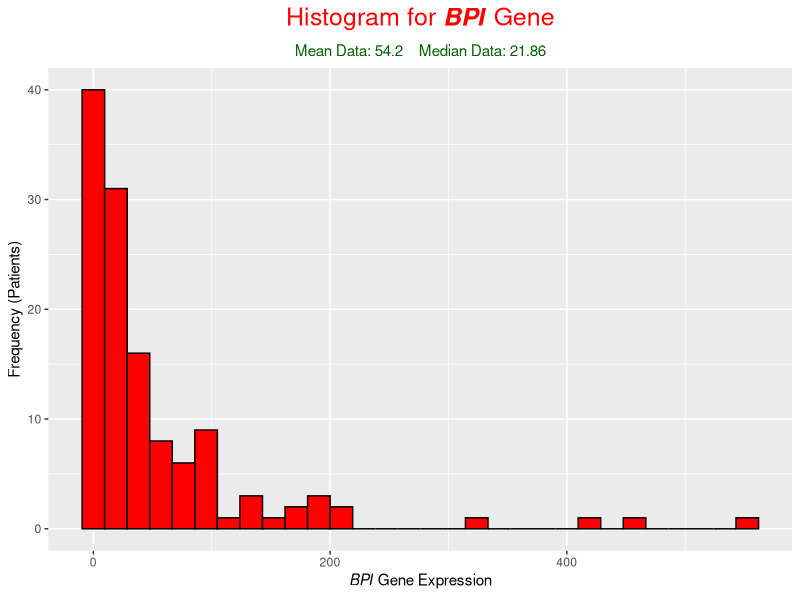
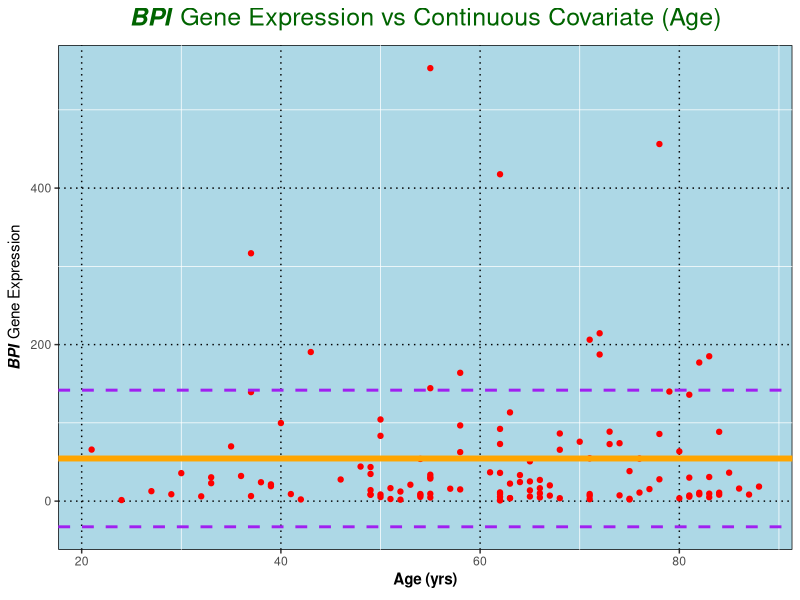
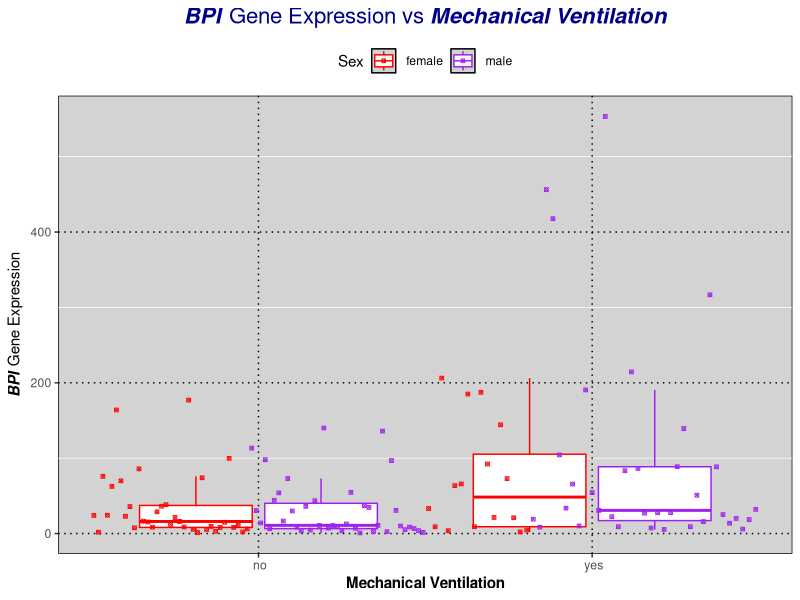
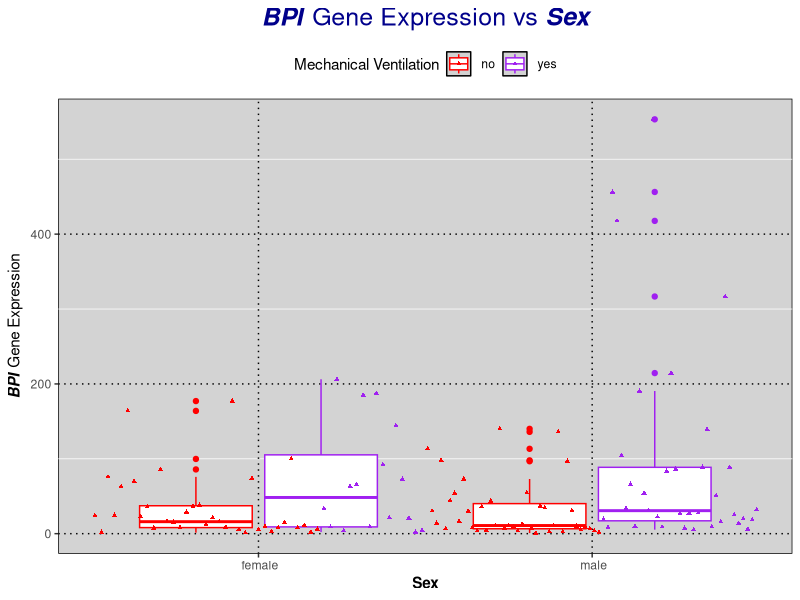
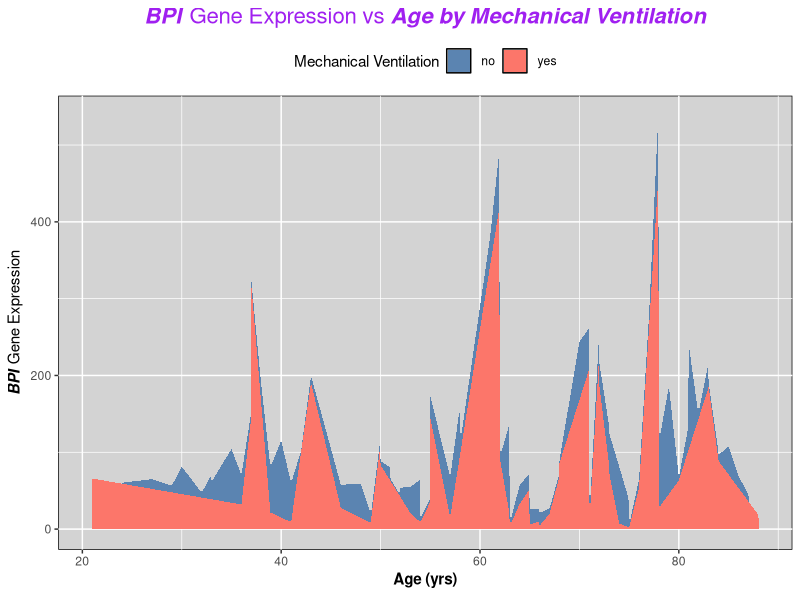
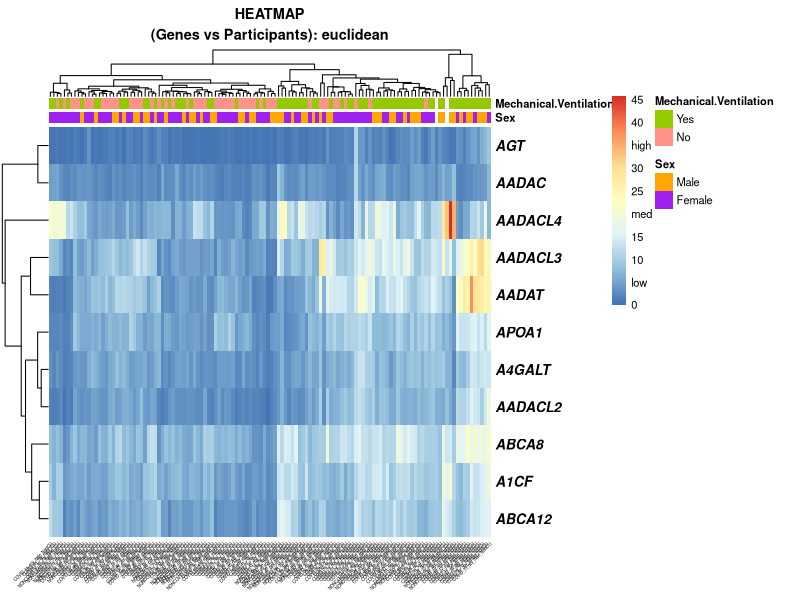
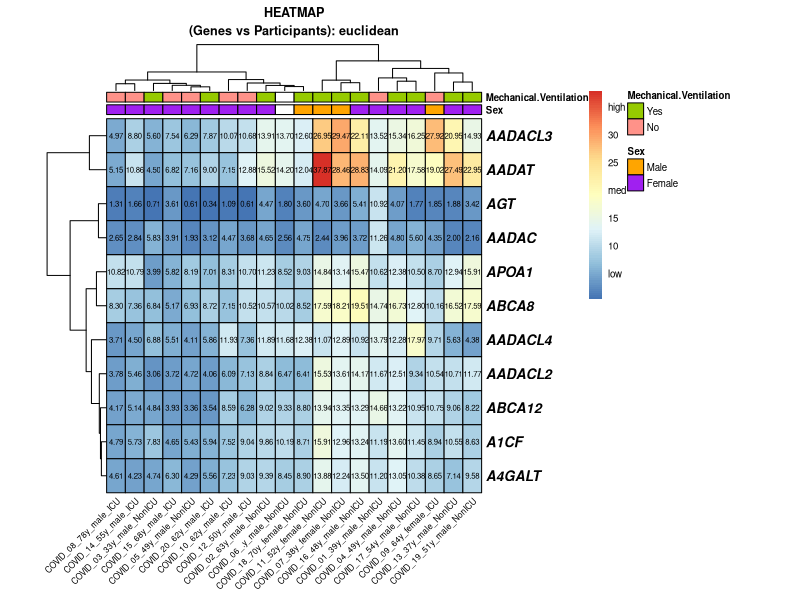

The R script that drew these images, in order:
## ---- chunk 1
knitr::opts_chunk$set(echo = TRUE)
## ---- chunk 2
plot_creation <- function(data_gene, gene_list, covariate, categorical_covariate_list) {
    library(dplyr)
    library(ggplot2)
    library(ggpubr)
    meta_data <- read.csv(file = "QBS103_finalProject_metadata.csv")
    gene1 = toString(gene_list[1])
    category1 = tools::toTitleCase(gsub("_", " ", toString(categorical_covariate_list[1])))
    category2 = tools::toTitleCase(gsub("_", " ", toString(categorical_covariate_list[2])))
    linked_data1 <- data.frame(
        "Participant_ID" = meta_data$participant_id,
        "Age" = strtoi(meta_data[[covariate]]),
        # Newly added continuous covariate
        "Days" = meta_data$hospital.free_days_post_45_day_followup,
        "charlson_score" = strtoi(meta_data$charlson_score),
        "Categorical2" = meta_data[[toString(categorical_covariate_list[2])]],
        "Categorical" = meta_data[[toString(categorical_covariate_list[1])]],
        "Categorical3" = meta_data[[toString(categorical_covariate_list[3])]],
        "Categorical4" = meta_data[[toString(categorical_covariate_list[4])]],
        "Gene_Value" = as.numeric(data_gene[[gene1]])
      )
    # Histogram for gene expressions
    gene_hist <- ggplot(linked_data1, aes(x = Gene_Value)) +
      geom_histogram(fill = "red", color = "black") +
      labs(
        title = substitute(paste("Histogram for ", bolditalic(gene1), " Gene")),
        subtitle = paste("Mean Data:", round(mean(linked_data1$Gene_Value, na.rm = TRUE), 2), "   Median Data:", 
                         median(linked_data1$Gene_Value, na.rm = TRUE)),
        x = substitute(paste(italic(gene1), " Gene Expression")),
        y = "Frequency (Patients)"
      ) +
      theme(plot.title = element_text(size = 18, color = "red", hjust = 1/2),
            plot.subtitle = element_text(color = "darkgreen", hjust = 1/2)) 
      # Added a mean and median value for the BPI gene expression and ignore all the NA values


    # Scatter plots
    linked_remove_null1 <- linked_data1[complete.cases(linked_data1),]
    gene_scatter <- ggplot(linked_remove_null1, aes(x = Age, y = Gene_Value)) +
      geom_point(color = "red") +
      labs(
        title = substitute(paste(bolditalic(gene1), " Gene Expression vs Continuous Covariate (Age)")),
        x = expression(bold("Age (yrs)")),
        y = substitute(paste(bolditalic(gene1), " Gene Expression"))
      ) +
      theme(plot.title = element_text(size = 18, color = "darkgreen", hjust = 1/2),
            panel.background = element_rect(fill = '#ADD8E6', color = 'black'),
            panel.grid.major = element_line(color = 'black', linetype = 'dotted')) +
      geom_hline(yintercept = mean(linked_remove_null1$Gene_Value), color = "orange", size = 2) +
      geom_hline(yintercept = mean(linked_remove_null1$Gene_Value) + sd(linked_remove_null1$Gene_Value), 
                 linetype = "dashed", color = "purple", size = 1) +
      geom_hline(yintercept = mean(linked_remove_null1$Gene_Value) - sd(linked_remove_null1$Gene_Value), 
                 linetype = "dashed", color = "purple", size = 1) 
      # There are no one outside the age of 10 or 100 so set the limit between these 2 values
      scale_x_continuous(limits = c(10, 100))
    # Box plot
    # Remove the unknown sex value to clean up the data
    linked_remove_unknown1 = linked_data1[which(linked_data1$Categorical2 != " unknown"), ]
    gene_icuplot <- ggplot(linked_remove_unknown1, aes(x = Categorical, y = Gene_Value, color = Categorical2)) +
      geom_boxplot(outlier.color = NA) +
      labs(title = substitute(paste(bolditalic(gene1), " Gene Expression vs ", bolditalic(category1))),
        x = substitute(paste(bold(category1))),
        y = substitute(paste(bolditalic(gene1), " Gene Expression"))
      ) +
      theme(plot.title = element_text(size = 16, color = "darkblue", hjust = 1/2),
            panel.background = element_rect(fill = 'lightgray', color = 'black'),
            panel.grid.major = element_line(color = 'black', linetype = 'dotted'),
            legend.position = "top") +
      # Add a jitter
      geom_jitter(shape = 13, size = 1, aes(color = Categorical2), position = position_dodge2(1)) +
      guides(color = guide_legend(title = category2)) +
      scale_color_manual(values = c("red","purple"))

    
    gene_sexplot <- ggplot(linked_remove_unknown1, aes(x = Categorical2, y = Gene_Value, color = Categorical)) +
      geom_boxplot() +
      labs(title = substitute(paste(bolditalic(gene1), " Gene Expression vs ", bolditalic(category2))),
        x = substitute(paste(bold(category2))),
        y = substitute(paste(bolditalic(gene1), " Gene Expression"))
      ) +
      theme(plot.title = element_text(size = 18, color = "darkblue", hjust = 1/2),
            panel.background = element_rect(fill = 'lightgray', color = 'black'),
            panel.grid.major = element_line(color = 'black', linetype = 'dotted'),
            legend.position = "top") +
      # Add a jitter
      geom_jitter(shape = 17, size = 1, aes(color = Categorical), position = position_dodge2(1)) +
      guides(color = guide_legend(title = category1)) +
      scale_color_manual(values = c("red","purple"))
    
    # New plot to test my data (Area plot)
    gene_newplot <- ggplot(linked_remove_null1, aes(x = Age, y = Gene_Value, fill = Categorical)) +
      geom_area() +
      labs(
        title = substitute(paste(bolditalic(gene1), " Gene Expression vs ", bolditalic("Age by Mechanical Ventilation"))),
        x = expression(bold("Age (yrs)")),
        y = substitute(paste(bolditalic(gene1), " Gene Expression"))
      ) +
      theme(plot.title = element_text(size = 16, color = "purple", hjust = 1/2),
            panel.background = element_rect(fill = 'lightgray', color = 'black'),
            legend.position = "top") +
      scale_fill_manual(values = c("#5B84B1FF","#FC766AFF")) +
      guides(fill = guide_legend(title = category1))
    
    
    print(list(gene_hist, gene_scatter, gene_icuplot, gene_sexplot, gene_newplot))
    return(linked_remove_unknown1)
    #return(list(gene_hist, gene_scatter, gene_icuplot, gene_sexplot))
  }
## ---- chunk 3
library(knitr)
library(kableExtra)
library(pheatmap)
# This function is to convert the gene expression csv to dataframe to be the input dataframe
csv_to_dataframe <- function(gene_expression) {
    # Transpose the dataset in order to link the 2 sets of data
    gene_transposed <- data.frame(cbind(names(gene_expression), t(gene_expression)))
    rownames(gene_transposed) <- NULL
    colnames(gene_transposed) <- gene_transposed[1, ]
    # delete the first redundant row to match the entries
    gene_final <- gene_transposed[-1, ]
    # Create a data frame with the participant ID, gene BPI, one continuous covariate (age) and
    # two categorical covariates (sex and ICU status)
    return(gene_final)
}
# Calling csv_to_dataframe function to convert to dataframe
gene_expression <- read.csv(file = "QBS103_finalProject_geneExpression.csv")
gene_input <- csv_to_dataframe(gene_expression)

# Create the genes list and 4 categorical covariate list to be looked at
gene_list <- list("BPI")
categorical_covariate_list <- list("mechanical_ventilation", "sex", "icu_status", "disease_status")
continuous_covariate <- "age"

# Calling the plot_creation function with four parameters
# Store the return dataframe so I can use it later to extra columns for creating the summary table
for (x in 1:length(gene_list)) {
  linked_remove_unknown1 <- plot_creation(gene_input, gene_list[x], continuous_covariate, categorical_covariate_list)
}

# Import the csv for heat_map creation
heat_gene <- read.csv(file = "QBS103_finalProject_geneExpression.csv")
# Make the first column as the row name so the heat map can be drawn
heat_gene <- heat_gene[order(heat_gene$COVID_01_39y_male_NonICU),]
row.names(heat_gene) <- heat_gene$X
heat_gene <- heat_gene[,-1]

# Annotations for covariates
annotationData <- data.frame(row.names = linked_remove_unknown1$Participant_ID,
                             "Sex" = c(factor(linked_remove_unknown1$Categorical2, labels = c("Male", "Female"))),
                             "Mechanical Ventilation" = c(factor(linked_remove_unknown1$Categorical, labels = c("Yes", "No"))))
annotationColors <- list(Sex = c("Male" = "orange","Female" = "purple"))

newnames <- lapply(
  rownames(heat_gene),
  function(x) bquote(bolditalic(.(x))))

# Create the heatmap for all patients
pheatmap(heat_gene[80:90,],
         cluster_rows = T, cluster_cols = T,
         clustering_distance_cols = 'euclidean',
         clustering_distance_rows = 'euclidean',
         main = "HEATMAP\n(Genes vs Participants): euclidean",
         display_numbers = FALSE,
         number_color = "black",
         border_color = "black",
         treeheight_row = 30,
         treeheight_col = 30,
         legend_breaks = c(0.2, 5, 10, 15, 20, 25, 30, 35, 40, 45),
         legend_labels = c("0", "low", "10", "15", "med", "25", "30", "high", "40", "45"),
         fontsize_col = 3,
         fontsize_row = 10,
         angle_col = 45,
         na_col = "black",
         fontsize = 8,
         cex = 1,
         annotation_col = annotationData,
         annotation_colors = annotationColors,
         labels_row = as.expression(newnames))

# Test for a smaller selection of patients
pheatmap(heat_gene[80:90,1:20],
         cluster_rows = T, cluster_cols = T,
         clustering_distance_cols = 'euclidean',
         clustering_distance_rows = 'euclidean',
         main = "HEATMAP\n(Genes vs Participants): euclidean",
         display_numbers = TRUE,
         number_color = "black",
         border_color = "black",
         treeheight_row = 40,
         treeheight_col = 30,
         legend_breaks = c(0.2, 5, 10, 15, 20, 25, 30, 35, 40, 45),
         legend_labels = c("0", "low", "10", "15", "med", "25", "30", "high", "40", "45"),
         fontsize_col = 6,
         fontsize_row = 10,
         angle_col = 45,
         na_col = "black",
         fontsize = 7,
         cellwidth = 13.5,
         cex = 1,
         annotation_col = annotationData,
         annotation_colors = annotationColors,
         labels_row = as.expression(newnames))

# Table of summary statistics
linked_remove_null1 <- linked_remove_unknown1[complete.cases(linked_remove_unknown1),]
# Create table of summary for covariates
male_table <- linked_remove_null1 %>% filter(Categorical2 == " male")
female_table <- linked_remove_null1 %>% filter(Categorical2 == " female")

table_summary <- data.frame("Variable" = c("Age: mean (sd)", "Mechanical Ventilation: n(%)", "Yes", "No",
                                           "Follow Up Days: mean (sd)", "ICU Status: n(%)", "Yes", "No", "COVID-19 Status: n(%)",
                                           "COVID-19", "NON COVID-19", "Charlson Score: mean (sd)"),
                     "Value" = c(paste0(round(mean(male_table$Age),2)," (", round(sd(male_table$Age),2),")"),"",
                                 round(sum(male_table$Categorical == " yes")/length(male_table[,1])*100,0),
                                 round(sum(male_table$Categorical == " no")/length(male_table[,1])*100,0),
                                 paste0(round(mean(male_table$Days),2)," (", round(sd(male_table$Days),2),")"), "",
                                 round(sum(male_table$Categorical3 == " yes")/length(male_table[,1])*100,0),
                                 round(sum(male_table$Categorical3 == " no")/length(male_table[,1])*100,0), "",
                                 round(sum(male_table$Categorical4 == "disease state: COVID-19")
                                       /length(male_table[,1])*100,0),
                                 round(sum(male_table$Categorical4 == "disease state: non-COVID-19")
                                       /length(male_table[,1])*100,0),
                                 paste0(round(mean(male_table$charlson_score),2)," (", round(sd(male_table$charlson_score),2),")")),
                     "Variable" = c("Age: mean (sd)", "Mechanical Ventilation: n(%)", "Yes", "No",
                                           "Follow Up Days: mean (sd)", "ICU Status: n(%)", "Yes", "No", "COVID-19 Status: n(%)",
                                           "COVID-19", "NON COVID-19", "Charlson Score: mean (sd)"),
                     "Value" = c(paste0(round(mean(female_table$Age),2)," (", round(sd(female_table$Age),2),")"),"",
                                 round(sum(female_table$Categorical == " yes")/length(female_table[,1])*100,2),
                                 round(sum(female_table$Categorical == " no")/length(female_table[,1])*100,2),
                                 paste0(round(mean(female_table$Days),2)," (", round(sd(female_table$Days),2),")"), "",
                                 round(sum(female_table$Categorical3 == " yes")/length(female_table[,1])*100,2),
                                 round(sum(female_table$Categorical3 == " no")/length(female_table[,1])*100,2), "",
                                 round(sum(female_table$Categorical4 == "disease state: COVID-19")
                                       /length(female_table[,1])*100,2),
                                 round(sum(female_table$Categorical4 == "disease state: non-COVID-19")
                                       /length(female_table[,1])*100,2),
                                 paste0(round(mean(female_table$charlson_score),2)," (", round(sd(female_table$charlson_score),2),")")))

# Edit table attributes
kable(table_summary, caption = "<span style='font-size:20px'><b>Summary Table for Covariates</b></span>",
    col.names = c("Male", sum(linked_remove_null1$Categorical2 == " male"), "Female", sum(linked_remove_null1$Categorical2 == " female")),
    align = c('l','r'),escape = T) %>%
    row_spec(c(0,1,2,5,6,9,12),bold=T,hline_after = T)%>%
    add_indent(positions = c(3,4,7,8,10,11)) %>%
    column_spec(2,bold = T, background = "#ADD8E6")%>%
    column_spec(1, background = "yellow")%>%
    column_spec(4,bold = T, background = "#ADD8E6")%>%
    column_spec(3, background = "yellow")%>%
    row_spec(0, background = "pink")%>%
  kable_classic()
